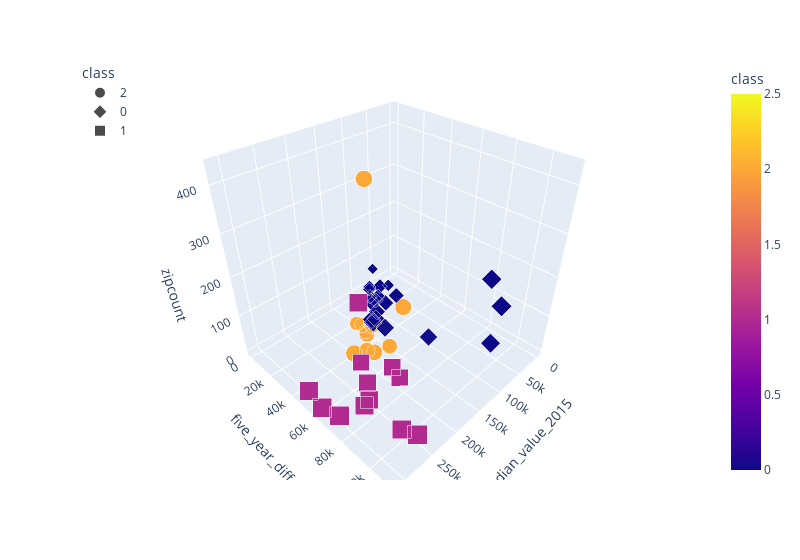

Here is the notebook cell this chart was saved with:
### Code cell
fig = px.scatter_3d(airbnb_df, x="median_value_2015", y="five_year_diff", z="zipcount", color="class", symbol="class", size= "median_value_2020", width=800)
fig.update_layout(legend=dict(x=0,y=1))
fig.show()
#Class 0 indictes a trend between airbnb listings and an increase in home value over time

### Figure 1 — Plotly figure (JSON) as saved in the notebook; plotly's stock layout.template omitted (floating-point values rounded to 4 significant figures; data arrays with more than 128 entries replaced by an {"elided": "..."} marker saying what was removed)
{"data": [{"hovertemplate": "class=%{marker.color}<br>median_value_2015=%{x}<br>five_year_diff=%{y}<br>zipcount=%{z}<br>median_value_2020=%{marker.size}<extra></extra>", "legendgroup": "2", "marker": {"color": {"elided": "741 int values"}, "coloraxis": "coloraxis", "size": {"elided": "741 int values"}, "sizemode": "area", "sizeref": 953.2, "symbol": "circle"}, "mode": "markers", "name": "2", "scene": "scene", "showlegend": true, "type": "scatter3d", "x": {"elided": "741 int values"}, "y": {"elided": "741 int values"}, "z": {"elided": "741 int values"}}, {"hovertemplate": "class=%{marker.color}<br>median_value_2015=%{x}<br>five_year_diff=%{y}<br>zipcount=%{z}<br>median_value_2020=%{marker.size}<extra></extra>", "legendgroup": "0", "marker": {"color": {"elided": "866 int values"}, "coloraxis": "coloraxis", "size": {"elided": "866 int values"}, "sizemode": "area", "sizeref": 953.2, "symbol": "diamond"}, "mode": "markers", "name": "0", "scene": "scene", "showlegend": true, "type": "scatter3d", "x": {"elided": "866 int values"}, "y": {"elided": "866 int values"}, "z": {"elided": "866 int values"}}, {"hovertemplate": "class=%{marker.color}<br>median_value_2015=%{x}<br>five_year_diff=%{y}<br>zipcount=%{z}<br>median_value_2020=%{marker.size}<extra></extra>", "legendgroup": "1", "marker": {"color": {"elided": "500 int values"}, "coloraxis": "coloraxis", "size": {"elided": "500 int values"}, "sizemode": "area", "sizeref": 953.2, "symbol": "square"}, "mode": "markers", "name": "1", "scene": "scene", "showlegend": true, "type": "scatter3d", "x": {"elided": "500 int values"}, "y": {"elided": "500 int values"}, "z": {"elided": "500 int values"}}], "layout": {"coloraxis": {"colorbar": {"title": {"text": "class"}}, "colorscale": [[0, "#0d0887"], [0.1111, "#46039f"], [0.2222, "#7201a8"], [0.3333, "#9c179e"], [0.4444, "#bd3786"], [0.5556, "#d8576b"], [0.6667, "#ed7953"], [0.7778, "#fb9f3a"], [0.8889, "#fdca26"], [1, "#f0f921"]]}, "legend": {"itemsizing": "constant", "title": {"text": "class"}, "tracegroupgap": 0, "x": 0, "y": 1}, "margin": {"t": 60}, "scene": {"domain": {"x": [0, 1], "y": [0, 1]}, "xaxis": {"title": {"text": "median_value_2015"}}, "yaxis": {"title": {"text": "five_year_diff"}}, "zaxis": {"title": {"text": "zipcount"}}}, "width": 800}}
